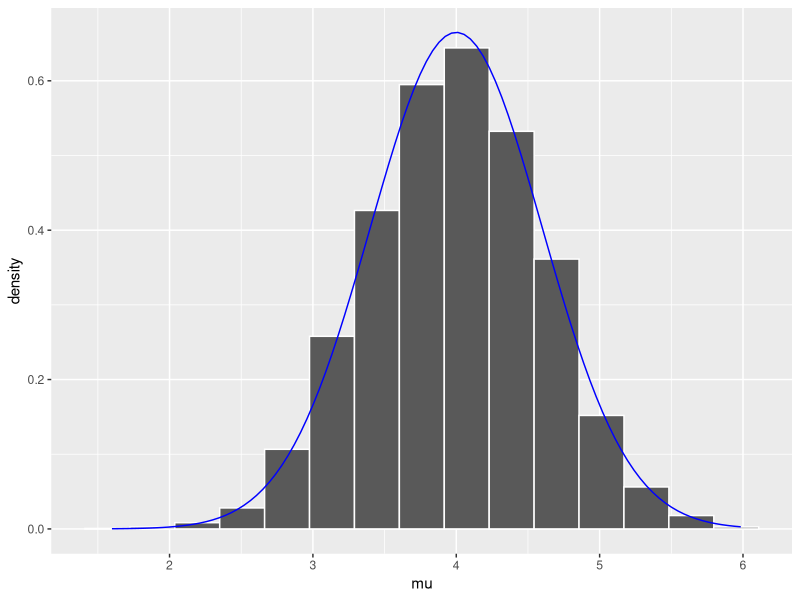
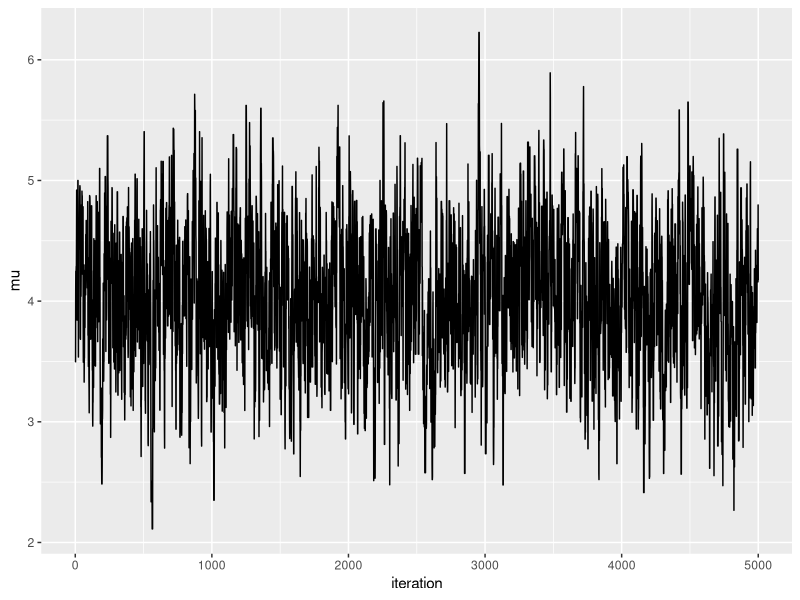
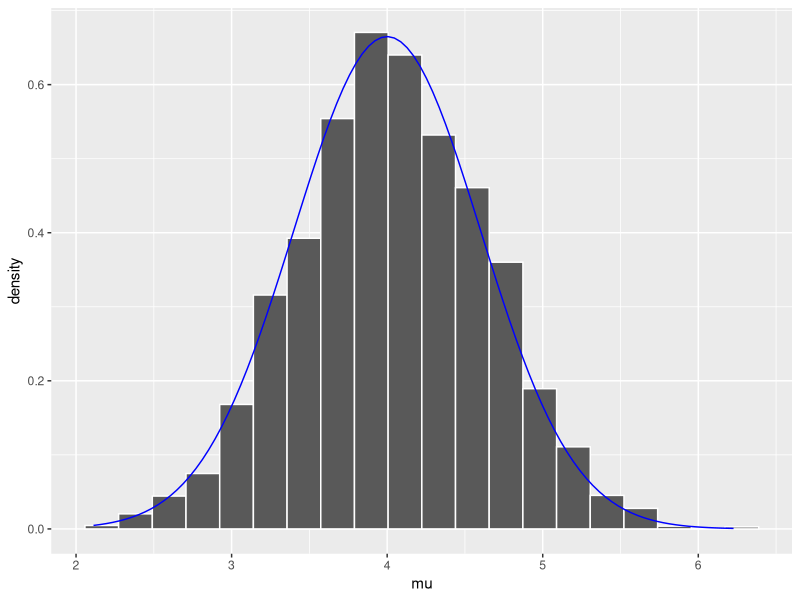
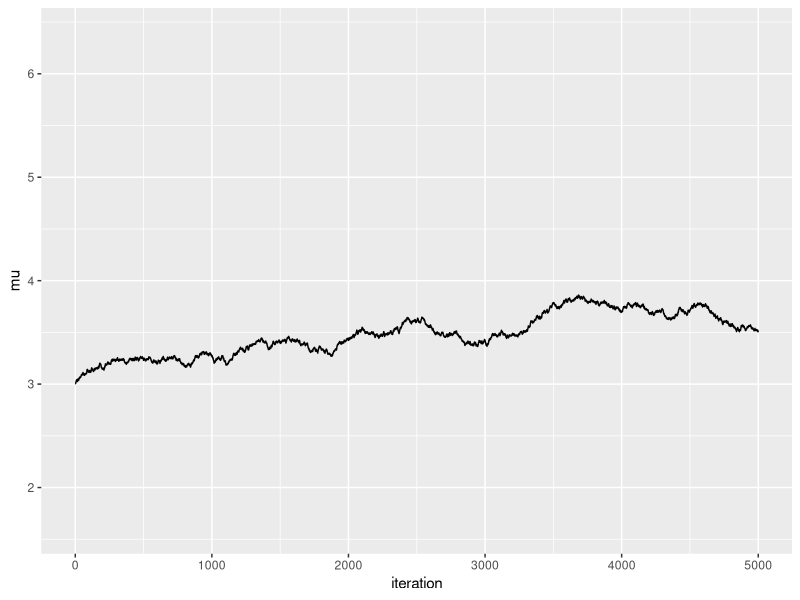
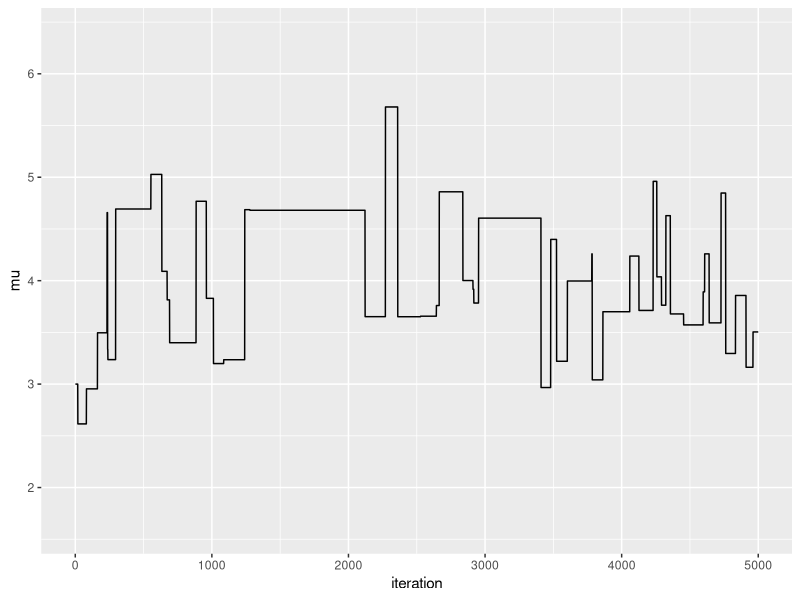
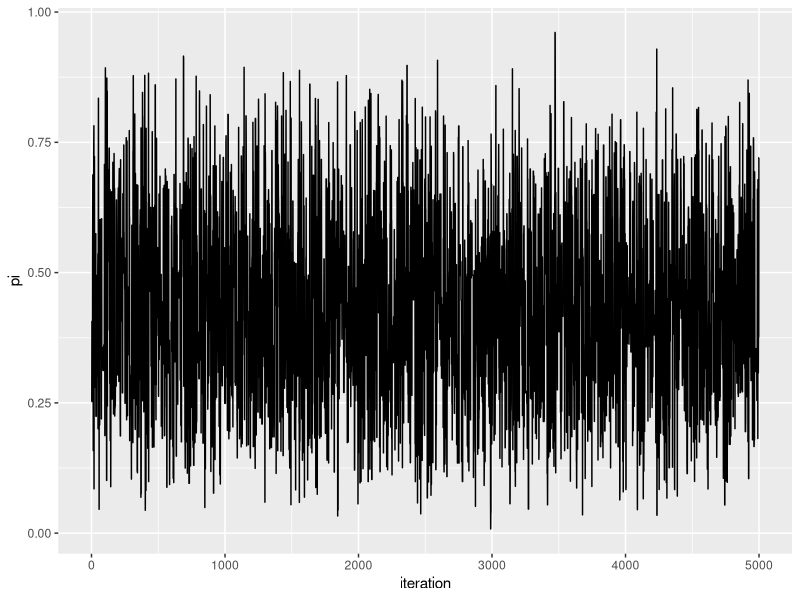
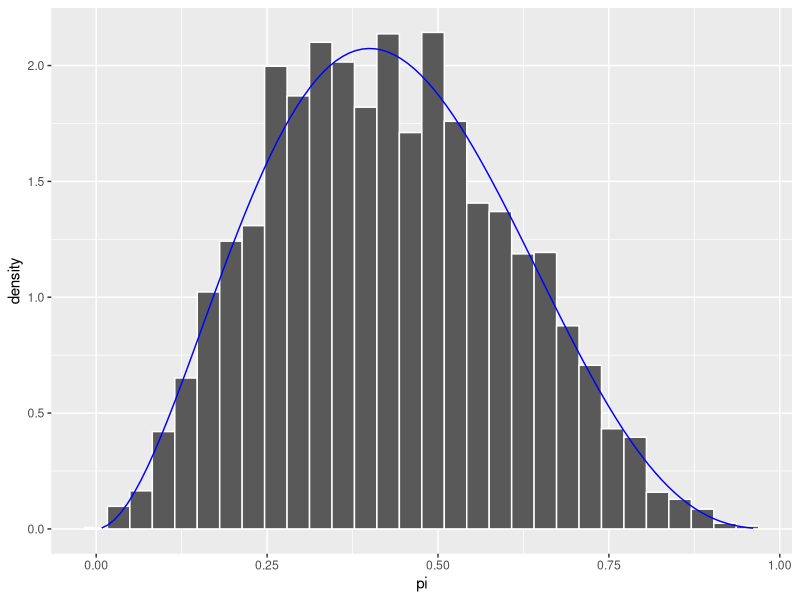

The R script that drew these images, in order:
## ---- chunk 1
# Load packages you'll need for this chapter
library(tidyverse)
## ---- chunk 2
set.seed(84375)
mc_tour <- data.frame(mu = rnorm(5000, mean = 4, sd = 0.6))
ggplot(mc_tour, aes(x = mu)) + 
  geom_histogram(aes(y = ..density..), color = "white", bins = 15) + 
  stat_function(fun = dnorm, args = list(4, 0.6), color = "blue")
## ---- chunk 3
current <- 3
## ---- chunk 4
set.seed(8)
proposal <- runif(1, min = current - 1, max = current + 1)
proposal
## ---- chunk 5
proposal_plaus <- dnorm(proposal, 0, 1) * dnorm(6.25, proposal, 0.75)
proposal_plaus

current_plaus  <- dnorm(current, 0, 1) * dnorm(6.25, current, 0.75)
current_plaus
## ---- chunk 6
alpha <- min(1, proposal_plaus / current_plaus)
alpha
## ---- chunk 7
next_stop <- sample(c(proposal, current),
                    size = 1, prob = c(alpha, 1-alpha))
next_stop
## ---- chunk 8
one_mh_iteration <- function(w, current){
 # STEP 1: Propose the next chain location
 proposal <- runif(1, min = current - w, max = current + w)
  
 # STEP 2: Decide whether or not to go there
 proposal_plaus <- dnorm(proposal, 0, 1) * dnorm(6.25, proposal, 0.75)
 current_plaus  <- dnorm(current, 0, 1) * dnorm(6.25, current, 0.75)
 alpha <- min(1, proposal_plaus / current_plaus)
 next_stop <- sample(c(proposal, current), 
                     size = 1, prob = c(alpha, 1-alpha))
  
 # Return the results
 return(data.frame(proposal, alpha, next_stop))
}
## ---- chunk 9
set.seed(8)
one_mh_iteration(w = 1, current = 3)
## ---- chunk 10
set.seed(83)
one_mh_iteration(w = 1, current = 3)
## ---- chunk 11
set.seed(7)
one_mh_iteration(w = 1, current = 3)
## ---- chunk 12
mh_tour <- function(N, w){
  # 1. Start the chain at location 3
  current <- 3

  # 2. Initialize the simulation
  mu <- rep(0, N)

  # 3. Simulate N Markov chain stops
  for(i in 1:N){    
    # Simulate one iteration
    sim <- one_mh_iteration(w = w, current = current)
    
    # Record next location
    mu[i] <- sim$next_stop
    
    # Reset the current location
    current <- sim$next_stop
  }
  
  # 4. Return the chain locations
  return(data.frame(iteration = c(1:N), mu))
}
## ---- chunk 13
set.seed(84735)
mh_simulation_1 <- mh_tour(N = 5000, w = 1)
## ---- chunk 14
ggplot(mh_simulation_1, aes(x = iteration, y = mu)) + 
  geom_line()

ggplot(mh_simulation_1, aes(x = mu)) + 
  geom_histogram(aes(y = ..density..), color = "white", bins = 20) + 
  stat_function(fun = dnorm, args = list(4,0.6), color = "blue")
## ---- chunk 15
set.seed(84735)
mh_simulation_2 <- mh_tour(N = 5000, w = 0.01)
ggplot(mh_simulation_2, aes(x = iteration, y = mu)) + 
  geom_line() + 
  lims(y = c(1.6, 6.4))
## ---- chunk 16
set.seed(7)
mh_simulation_3 <- mh_tour(N = 5000, w = 100)
ggplot(mh_simulation_3, aes(x = iteration, y = mu)) + 
  geom_line() + 
  lims(y = c(1.6,6.4))
## ---- chunk 17
one_iteration <- function(a, b, current){
 # STEP 1: Propose the next chain location
 proposal <- rbeta(1, a, b)
  
 # STEP 2: Decide whether or not to go there
 proposal_plaus <- dbeta(proposal, 2, 3) * dbinom(1, 2, proposal)
 proposal_q     <- dbeta(proposal, a, b)
 current_plaus  <- dbeta(current, 2, 3) * dbinom(1, 2, current)
 current_q      <- dbeta(current, a, b)
 alpha <- min(1, proposal_plaus / current_plaus * current_q / proposal_q)
 next_stop <- sample(c(proposal, current), 
                     size = 1, prob = c(alpha, 1-alpha))
  
 return(data.frame(proposal, alpha, next_stop))
}
## ---- chunk 18
betabin_tour <- function(N, a, b){
  # 1. Start the chain at location 0.5
  current <- 0.5

  # 2. Initialize the simulation
  pi <- rep(0, N)
  
  # 3. Simulate N Markov chain stops
  for(i in 1:N){    
    # Simulate one iteration
    sim <- one_iteration(a = a, b = b, current = current)
    
    # Record next location
    pi[i] <- sim$next_stop
    
    # Reset the current location
    current <- sim$next_stop
  }
  
  # 4. Return the chain locations
  return(data.frame(iteration = c(1:N), pi))
}
## ---- chunk 19
set.seed(84735)
betabin_sim <- betabin_tour(N = 5000, a = 1, b = 1)

# Plot the results
ggplot(betabin_sim, aes(x = iteration, y = pi)) + 
  geom_line()
ggplot(betabin_sim, aes(x = pi)) + 
  geom_histogram(aes(y = ..density..), color = "white") + 
  stat_function(fun = dbeta, args = list(3, 4), color = "blue")
